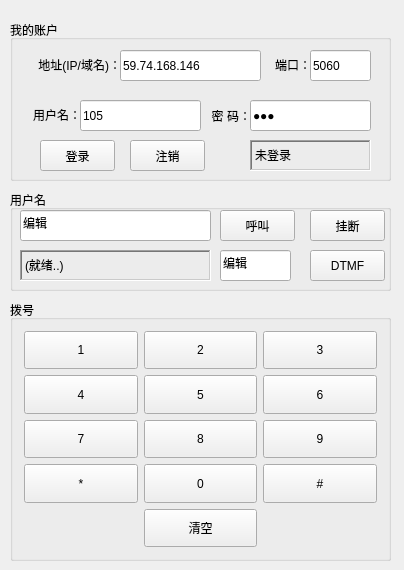
<?xml version="1.0" encoding="UTF-8"?>
<ui version="4.0">
 <class>QSIPClass</class>
 <widget class="QWidget" name="QSIPClass">
  <property name="geometry">
   <rect>
    <x>0</x>
    <y>0</y>
    <width>404</width>
    <height>570</height>
   </rect>
  </property>
  <property name="windowTitle">
   <string>QSIP</string>
  </property>
  <widget class="QGroupBox" name="groupBox">
   <property name="geometry">
    <rect>
     <x>10</x>
     <y>190</y>
     <width>381</width>
     <height>101</height>
    </rect>
   </property>
   <property name="title">
    <string>用户名</string>
   </property>
   <widget class="QLineEdit" name="lineEdit_Callee">
    <property name="geometry">
     <rect>
      <x>10</x>
      <y>20</y>
      <width>191</width>
      <height>31</height>
     </rect>
    </property>
    <property name="text">
     <string>编辑</string>
    </property>
   </widget>
   <widget class="QLabel" name="label_Call_Status">
    <property name="geometry">
     <rect>
      <x>10</x>
      <y>60</y>
      <width>191</width>
      <height>31</height>
     </rect>
    </property>
    <property name="frameShape">
     <enum>QFrame::WinPanel</enum>
    </property>
    <property name="frameShadow">
     <enum>QFrame::Sunken</enum>
    </property>
    <property name="text">
     <string>&lt;html&gt;&lt;head/&gt;&lt;body&gt;&lt;p&gt;(就绪..)&lt;/p&gt;&lt;/body&gt;&lt;/html&gt;</string>
    </property>
   </widget>
   <widget class="QPushButton" name="pushButton_Dial">
    <property name="geometry">
     <rect>
      <x>210</x>
      <y>20</y>
      <width>75</width>
      <height>31</height>
     </rect>
    </property>
    <property name="text">
     <string>呼叫</string>
    </property>
   </widget>
   <widget class="QPushButton" name="pushButton_Hang">
    <property name="geometry">
     <rect>
      <x>300</x>
      <y>20</y>
      <width>75</width>
      <height>31</height>
     </rect>
    </property>
    <property name="text">
     <string>挂断</string>
    </property>
   </widget>
   <widget class="QPushButton" name="pushButton_Dtmf">
    <property name="geometry">
     <rect>
      <x>300</x>
      <y>60</y>
      <width>75</width>
      <height>31</height>
     </rect>
    </property>
    <property name="text">
     <string>DTMF</string>
    </property>
   </widget>
   <widget class="QLineEdit" name="lineEdit_Dtmf">
    <property name="geometry">
     <rect>
      <x>210</x>
      <y>60</y>
      <width>71</width>
      <height>31</height>
     </rect>
    </property>
    <property name="text">
     <string>编辑</string>
    </property>
   </widget>
  </widget>
  <widget class="QGroupBox" name="groupBox_2">
   <property name="geometry">
    <rect>
     <x>10</x>
     <y>20</y>
     <width>381</width>
     <height>161</height>
    </rect>
   </property>
   <property name="title">
    <string>我的账户</string>
   </property>
   <widget class="QLineEdit" name="lineEdit_Host">
    <property name="geometry">
     <rect>
      <x>110</x>
      <y>30</y>
      <width>141</width>
      <height>31</height>
     </rect>
    </property>
    <property name="text">
     <string>59.74.168.146</string>
    </property>
   </widget>
   <widget class="QLabel" name="label">
    <property name="geometry">
     <rect>
      <x>20</x>
      <y>30</y>
      <width>91</width>
      <height>31</height>
     </rect>
    </property>
    <property name="text">
     <string>&lt;html&gt;&lt;head/&gt;&lt;body&gt;&lt;p align=&quot;right&quot;&gt;地址(IP/域名)：&lt;/p&gt;&lt;/body&gt;&lt;/html&gt;</string>
    </property>
   </widget>
   <widget class="QLineEdit" name="lineEdit_Name">
    <property name="geometry">
     <rect>
      <x>70</x>
      <y>80</y>
      <width>121</width>
      <height>31</height>
     </rect>
    </property>
    <property name="text">
     <string>105</string>
    </property>
   </widget>
   <widget class="QLabel" name="label_2">
    <property name="geometry">
     <rect>
      <x>-20</x>
      <y>80</y>
      <width>91</width>
      <height>31</height>
     </rect>
    </property>
    <property name="text">
     <string>&lt;html&gt;&lt;head/&gt;&lt;body&gt;&lt;p align=&quot;right&quot;&gt;用户名：&lt;/p&gt;&lt;/body&gt;&lt;/html&gt;</string>
    </property>
   </widget>
   <widget class="QLineEdit" name="lineEdit_Pwd">
    <property name="geometry">
     <rect>
      <x>240</x>
      <y>80</y>
      <width>121</width>
      <height>31</height>
     </rect>
    </property>
    <property name="text">
     <string>105</string>
    </property>
    <property name="echoMode">
     <enum>QLineEdit::PasswordEchoOnEdit</enum>
    </property>
    <property name="dragEnabled">
     <bool>false</bool>
    </property>
    <property name="readOnly">
     <bool>false</bool>
    </property>
   </widget>
   <widget class="QLabel" name="label_3">
    <property name="geometry">
     <rect>
      <x>190</x>
      <y>81</y>
      <width>51</width>
      <height>31</height>
     </rect>
    </property>
    <property name="text">
     <string>&lt;html&gt;&lt;head/&gt;&lt;body&gt;&lt;p align=&quot;right&quot;&gt;密    码：&lt;/p&gt;&lt;/body&gt;&lt;/html&gt;</string>
    </property>
   </widget>
   <widget class="QLineEdit" name="lineEdit_Port">
    <property name="geometry">
     <rect>
      <x>300</x>
      <y>30</y>
      <width>61</width>
      <height>31</height>
     </rect>
    </property>
    <property name="text">
     <string>5060</string>
    </property>
   </widget>
   <widget class="QLabel" name="label_4">
    <property name="geometry">
     <rect>
      <x>260</x>
      <y>30</y>
      <width>41</width>
      <height>31</height>
     </rect>
    </property>
    <property name="text">
     <string>&lt;html&gt;&lt;head/&gt;&lt;body&gt;&lt;p align=&quot;right&quot;&gt;端口：&lt;/p&gt;&lt;/body&gt;&lt;/html&gt;</string>
    </property>
   </widget>
   <widget class="QPushButton" name="pushButton_Reg">
    <property name="geometry">
     <rect>
      <x>30</x>
      <y>120</y>
      <width>75</width>
      <height>31</height>
     </rect>
    </property>
    <property name="text">
     <string>登录</string>
    </property>
   </widget>
   <widget class="QPushButton" name="pushButton_Unreg">
    <property name="geometry">
     <rect>
      <x>120</x>
      <y>120</y>
      <width>75</width>
      <height>31</height>
     </rect>
    </property>
    <property name="text">
     <string>注销</string>
    </property>
   </widget>
   <widget class="QLabel" name="label_Reg_Status">
    <property name="geometry">
     <rect>
      <x>240</x>
      <y>120</y>
      <width>121</width>
      <height>31</height>
     </rect>
    </property>
    <property name="frameShape">
     <enum>QFrame::WinPanel</enum>
    </property>
    <property name="frameShadow">
     <enum>QFrame::Sunken</enum>
    </property>
    <property name="lineWidth">
     <number>1</number>
    </property>
    <property name="text">
     <string>&lt;html&gt;&lt;head/&gt;&lt;body&gt;&lt;p&gt;未登录&lt;/p&gt;&lt;/body&gt;&lt;/html&gt;</string>
    </property>
   </widget>
  </widget>
  <widget class="QGroupBox" name="groupBox_3">
   <property name="geometry">
    <rect>
     <x>10</x>
     <y>300</y>
     <width>381</width>
     <height>261</height>
    </rect>
   </property>
   <property name="sizePolicy">
    <sizepolicy hsizetype="Expanding" vsizetype="Expanding">
     <horstretch>0</horstretch>
     <verstretch>0</verstretch>
    </sizepolicy>
   </property>
   <property name="title">
    <string>拨号</string>
   </property>
   <layout class="QGridLayout" name="gridLayout">
    <item row="4" column="0">
     <widget class="QPushButton" name="pushButton_10">
      <property name="sizePolicy">
       <sizepolicy hsizetype="Expanding" vsizetype="Expanding">
        <horstretch>0</horstretch>
        <verstretch>0</verstretch>
       </sizepolicy>
      </property>
      <property name="text">
       <string>*</string>
      </property>
     </widget>
    </item>
    <item row="1" column="2">
     <widget class="QPushButton" name="pushButton_6">
      <property name="sizePolicy">
       <sizepolicy hsizetype="Expanding" vsizetype="Expanding">
        <horstretch>0</horstretch>
        <verstretch>0</verstretch>
       </sizepolicy>
      </property>
      <property name="text">
       <string>6</string>
      </property>
     </widget>
    </item>
    <item row="0" column="0">
     <widget class="QPushButton" name="pushButton">
      <property name="sizePolicy">
       <sizepolicy hsizetype="Expanding" vsizetype="Expanding">
        <horstretch>0</horstretch>
        <verstretch>0</verstretch>
       </sizepolicy>
      </property>
      <property name="text">
       <string>1</string>
      </property>
     </widget>
    </item>
    <item row="0" column="2">
     <widget class="QPushButton" name="pushButton_3">
      <property name="sizePolicy">
       <sizepolicy hsizetype="Expanding" vsizetype="Expanding">
        <horstretch>0</horstretch>
        <verstretch>0</verstretch>
       </sizepolicy>
      </property>
      <property name="text">
       <string>3</string>
      </property>
     </widget>
    </item>
    <item row="1" column="1">
     <widget class="QPushButton" name="pushButton_5">
      <property name="sizePolicy">
       <sizepolicy hsizetype="Expanding" vsizetype="Expanding">
        <horstretch>0</horstretch>
        <verstretch>0</verstretch>
       </sizepolicy>
      </property>
      <property name="text">
       <string>5</string>
      </property>
     </widget>
    </item>
    <item row="1" column="0">
     <widget class="QPushButton" name="pushButton_4">
      <property name="sizePolicy">
       <sizepolicy hsizetype="Expanding" vsizetype="Expanding">
        <horstretch>0</horstretch>
        <verstretch>0</verstretch>
       </sizepolicy>
      </property>
      <property name="text">
       <string>4</string>
      </property>
     </widget>
    </item>
    <item row="7" column="1">
     <widget class="QPushButton" name="pushButton_13">
      <property name="sizePolicy">
       <sizepolicy hsizetype="Expanding" vsizetype="Expanding">
        <horstretch>0</horstretch>
        <verstretch>0</verstretch>
       </sizepolicy>
      </property>
      <property name="text">
       <string>清空</string>
      </property>
     </widget>
    </item>
    <item row="0" column="1">
     <widget class="QPushButton" name="pushButton_2">
      <property name="sizePolicy">
       <sizepolicy hsizetype="Expanding" vsizetype="Expanding">
        <horstretch>0</horstretch>
        <verstretch>0</verstretch>
       </sizepolicy>
      </property>
      <property name="text">
       <string>2</string>
      </property>
     </widget>
    </item>
    <item row="2" column="1">
     <widget class="QPushButton" name="pushButton_8">
      <property name="sizePolicy">
       <sizepolicy hsizetype="Expanding" vsizetype="Expanding">
        <horstretch>0</horstretch>
        <verstretch>0</verstretch>
       </sizepolicy>
      </property>
      <property name="text">
       <string>8</string>
      </property>
     </widget>
    </item>
    <item row="2" column="0">
     <widget class="QPushButton" name="pushButton_7">
      <property name="sizePolicy">
       <sizepolicy hsizetype="Expanding" vsizetype="Expanding">
        <horstretch>0</horstretch>
        <verstretch>0</verstretch>
       </sizepolicy>
      </property>
      <property name="text">
       <string>7</string>
      </property>
     </widget>
    </item>
    <item row="2" column="2">
     <widget class="QPushButton" name="pushButton_9">
      <property name="sizePolicy">
       <sizepolicy hsizetype="Expanding" vsizetype="Expanding">
        <horstretch>0</horstretch>
        <verstretch>0</verstretch>
       </sizepolicy>
      </property>
      <property name="text">
       <string>9</string>
      </property>
     </widget>
    </item>
    <item row="4" column="1">
     <widget class="QPushButton" name="pushButton_11">
      <property name="sizePolicy">
       <sizepolicy hsizetype="Expanding" vsizetype="Expanding">
        <horstretch>0</horstretch>
        <verstretch>0</verstretch>
       </sizepolicy>
      </property>
      <property name="text">
       <string>0</string>
      </property>
     </widget>
    </item>
    <item row="4" column="2">
     <widget class="QPushButton" name="pushButton_12">
      <property name="sizePolicy">
       <sizepolicy hsizetype="Expanding" vsizetype="Expanding">
        <horstretch>0</horstretch>
        <verstretch>0</verstretch>
       </sizepolicy>
      </property>
      <property name="text">
       <string>#</string>
      </property>
     </widget>
    </item>
   </layout>
  </widget>
 </widget>
 <layoutdefault spacing="6" margin="11"/>
 <resources>
  <include location="qsip.qrc"/>
 </resources>
 <connections/>
</ui>
